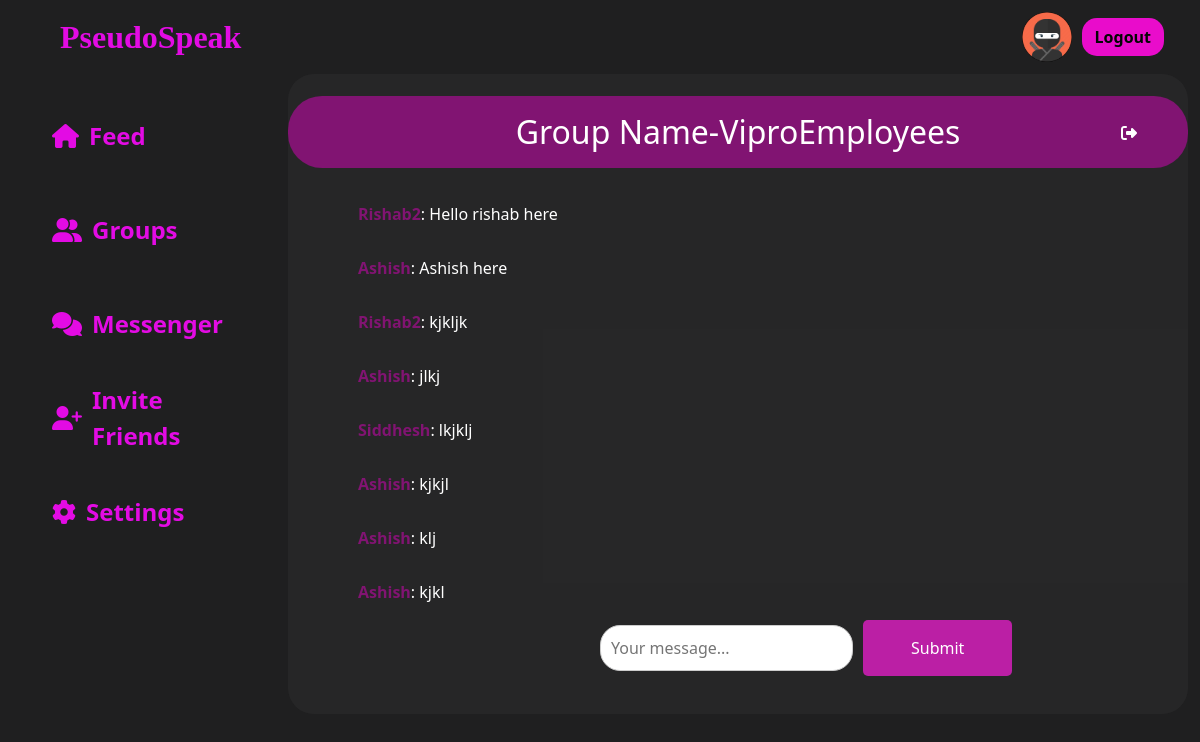
Page /room/categories/vipro (signed in) on the earlier database version.
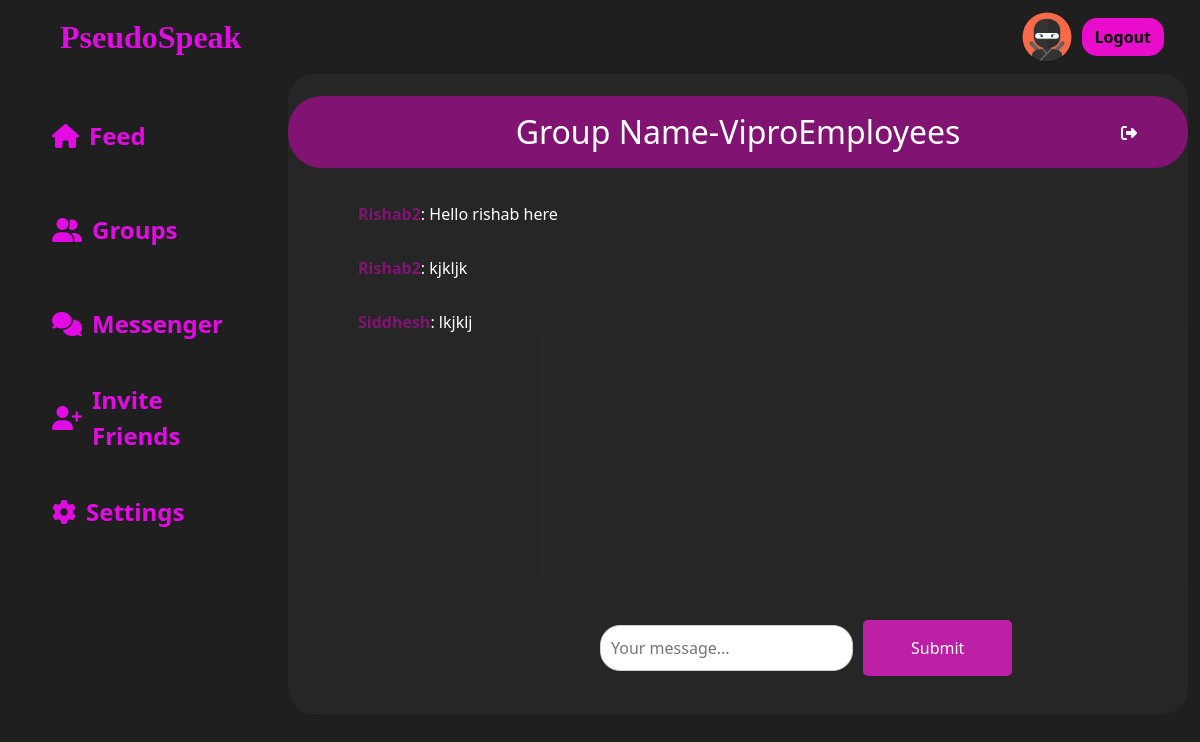
Same page on the later database version.
### room/models.py (models this page shows, shortened)
class Message(models.Model):
    room = models.ForeignKey(Room, related_name='messages', on_delete=models.CASCADE)
    user=models.ForeignKey(User,null=True,on_delete=models.CASCADE)
    content=models.TextField()
    image=models.ImageField(null=True,blank=True,upload_to="images/")
    likes=models.IntegerField(null=True,default=0)
    view_count=models.IntegerField(null=True,default=0)
    date_added = models.DateTimeField(auto_now_add=True,null=True)
    parent_message = models.ForeignKey('self', null=True, blank=True, on_delete=models.CASCADE, related_name='replies')
    def decrypt_message(self):  # Replace with your actual secret key
        try:
            message_decrypted=f.decrypt(self.content)
            message_decoded=message_decrypted.decode('utf-8')
            return message_decoded
        except Exception as e:
            print(f"InvalidToken exception: {e.__cause__}")
            return "Invalid decryption token"
    class Meta:
        ordering = ('date_added',)

### room/views.py (the view, shortened to what this page needs)
# urls.py: path("room/",include("room.urls")),
def room(request, slug):
    room=Room.objects.get(slug=slug)
    messages=Message.objects.filter(room=room)
    return render(request, 'room/room.html', {'room': room, 'messages': messages})

### room/templates/room/room.html (shortened to what this page needs)
{% load static %}
<!DOCTYPE html>
<html lang="en">
  <head>
    <link
      href="https://cdn.jsdelivr.net/npm/bootstrap@5.3.1/dist/css/bootstrap.min.css"
      rel="stylesheet"
    />
  </head>
  <body>
    <div class="wrapper">
    <nav class="navbar navbar-expand bg-body-tertiary">
      <div class="container-fluid">
        <a class="navbar-brand ms-5 nav-logo" href="{% url 'index' %}"
          >PseudoSpeak</a
        >
        <div class="collapse navbar-collapse" id="navbarSupportedContent">
          {% if user.is_authenticated %}
          <img
            id="profile_img_navbar"
            src="{{ user.profile.profile_img.url }}"
            alt=""
            style="
              width: 50px;
              height: 50px;
              border-radius: 50%;
              margin-right: 10px;
            "
          />
          <a href="{% url 'logout' %}" class="btn signbtn me-4">Logout</a>
          {% else %}
          <a href="{% url 'login_or_signup_view' %}" class="btn signbtn me-4"
            >Sign in</a
          >
          {% endif %}
        </div>
      </div>
    </nav>
    <div class="container-fluid">
      <div class="row content-1">
        <div class="col-3 content-1a res2 sidebar" id="sidebar">
          <ul>
            <li class="active">
              <i class="fa-solid fa-house"></i
              ><a href="{% url 'index' %}">Feed</a>
            </li>
            <li>
              <i class="fa-solid fa-user-group"></i
              ><a href="{% url 'rooms' name='recommended' %}">Groups</a>
            </li>
            <li>
              <i class="fa-solid fa-comments"></i
              ><a href="{% url 'messenger' %}">Messenger</a>
            </li>
            <li><i class="fa-solid fa-user-plus"></i>Invite Friends</li>
            <li>
              <i class="fa-solid fa-gear"></i
              ><a href="{% url 'settings' %}">Settings</a>
            </li>
          </ul>
        </div>
        <div class="col-9 chat-container">
          <div class="group-name">
            <h1>Group Name-{{ room.name }}</h1>
            <div style="margin-top: -2vw">
              <button
                id="exit"
                style="
                  position: absolute;
                  right: 5%;
                  background-color: transparent;
                  border: none;
                "
              >
                <i class="fa-solid fa-right-from-bracket"></i>
              </button>
            </div>
          </div>
          <div class="lg:w-2/4 mx-4 lg:mx-auto p-4 rounded-xl">
            <div class="chat-messages space-y-3" id="chat-messages">
              {% for m in messages %}
              <div class="chat-message">
                <b>{{ m.user.username }}</b>: {{ m.decrypt_message }}
              </div>
              {% endfor %}
            </div>
          </div>
          <div class="msg-out w-80 mx-auto p-4 rounded-xl">
            <form method="post" action="." class="message-input-form">
              <input
                type="text"
                name="content"
                class="msg-in flex-1 mr-3 w-full rounded-l-lg"
                placeholder="Your message..."
                id="chat-message-input"
              />
              <button
                class="msg-button1 px-5 py-3 rounded-r-lg text-white bg-teal-600 hover:bg-teal-700"
                id="chat-message-submit"
              >
                Submit
              </button>
            </form>
          </div>
        </div>
      </div>
    </div>
  </div>
  </body>
</html>

Differences in the rows shown:
removed Message: user.username "Ashish", decrypt_message "Ashish here"
removed Message: user.username "Ashish", decrypt_message "jlkj"
removed Message: user.username "Ashish", decrypt_message "kjkjl"
removed Message: user.username "Ashish", decrypt_message "klj"
removed Message: user.username "Ashish", decrypt_message "kjkl"
